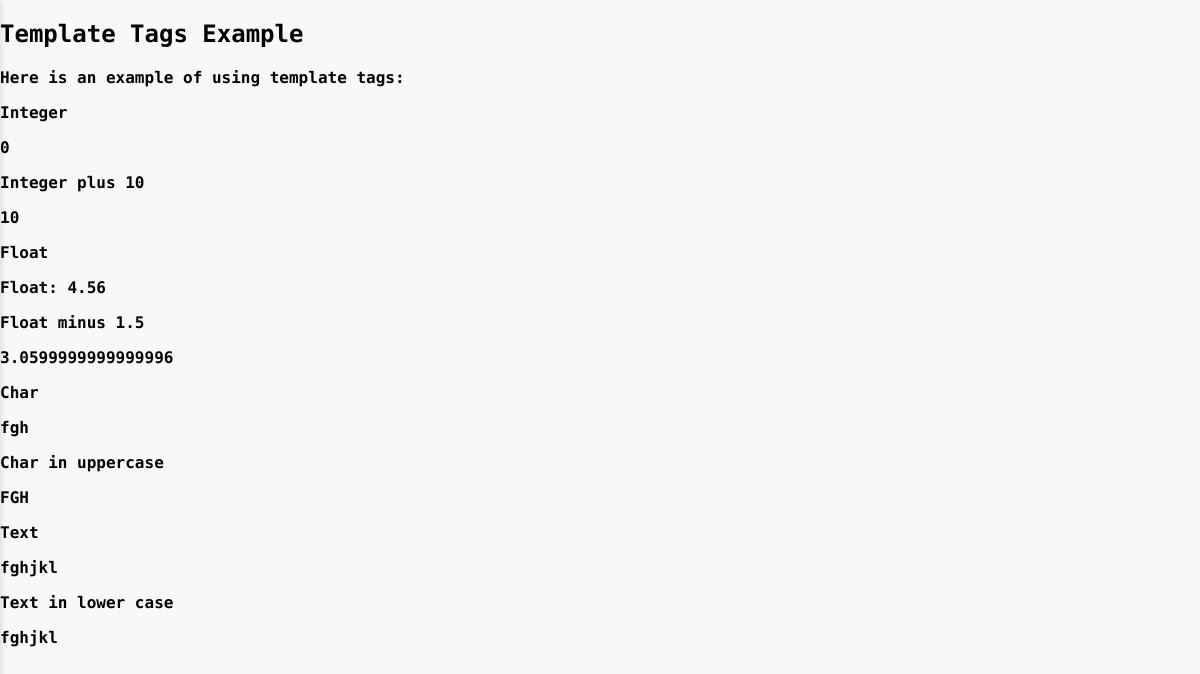
The page /template_tags on the database its author committed.
### rest/models.py (models this page shows, shortened)
class Table1(models.Model):
    foreign_key = models.ForeignKey(Table2, on_delete=models.CASCADE, related_name='table1_foreign', null=True, blank=True)
    one_to_one = models.OneToOneField(Table2, on_delete=models.CASCADE, related_name='table1_one', null=True, blank=True)
    many_to_many = models.ManyToManyField(Table3, related_name='table1_many', blank=True)
    integer_field = models.IntegerField(null=True, blank=True)      # Integer value (optional)
    float_field = models.FloatField(null=True, blank=True)          # Floating point number
    char_field = models.CharField(max_length=15)                    # Short text with max length
    text_field= models.TextField(blank=True)                        # Long text (optional)
    boolean_field = models.BooleanField(default=False)              # True or False
    date_field = models.DateField(null=True, blank=True)           # Date only
    time_field = models.TimeField(null=True, blank=True)           # Time only
    datetime_field = models.DateTimeField(null=True, blank=True)   # Full date and time
    image_field = models.ImageField(upload_to='images/', null=True, blank=True)  # For image files
    file_field = models.FileField(upload_to='files/', null=True, blank=True)     # For general files

### rest/views.py (the view)
# urls.py: path('template_tags', views.template_tags, name='template_tags'),
def template_tags(request):
    data = Table1.objects.first()
    return render(request, 'template_tags.html', {'data': data})

### json_app/context_processors.py (called while the page is built)
def dark_mode_context(request):
    return {'dark_mode': request.session.get('dark_mode', False)}

### rest/templatetags/tags_example.py (called while the page is built)
@register.filter
def plus(value, arg):
    return value + arg

@register.filter
def minus(value, arg):
    return value - arg

@register.filter
def lower(value):
    return value.lower()

@register.filter
def upper(value):
    return value.upper()

### rest/templates/template_tags.html
{% extends "base.html" %}
{% load tags_example %}
{% block body %}
<h2>Template Tags Example</h2>
<p>Here is an example of using template tags:</p>
Integer
<p>{{ data.integer_field }}</p>
Integer plus 10
<p>{{ data.integer_field|plus:10 }}</p>
Float
<p>Float: {{ data.float_field }}</p>
Float minus 1.5
<p>{{ data.float_field|minus:1.5 }}</p>
<p>Char</p>
<p>{{ data.char_field }}</p>
<p>Char in uppercase</p>
<p>{{ data.char_field|upper }}</p>
<p>Text</p>
<p>{{ data.text_field }}</p>
<p>Text in lower case</p>
<p>{{ data.text_field|lower }}</p>
{% endblock %}

### static/css/style.css (style rules this page uses)
:root { --dark-color: #181D27; --white-color: #F8F8F8; --green-body: #44B78B; --padding: 10px; --font-: 'Jersey 10', sans-serif; --font-small: "Kode Mono", monospace; }
body { font-family: var(--font-small); margin: 0px; font-weight: bolder; }

### static/css/dark_mode.css (style rules this page uses)
:root { --back-color: #F8F8F8; --text-color: #181D27; --dark-color: #222937; --green-dark: #0C4B33; --grey: #3a3a3a; }
body { background-color: var(--back-color); transition: background-color 0.3s ease, color 0.3s ease; }

### rows shown on the page
Table1: integer_field "0", integer_field|plus "10", float_field "4.56", float_field|minus "3.0599999999999996", char_field "fgh", char_field "FGH", text_field "fghjkl"
